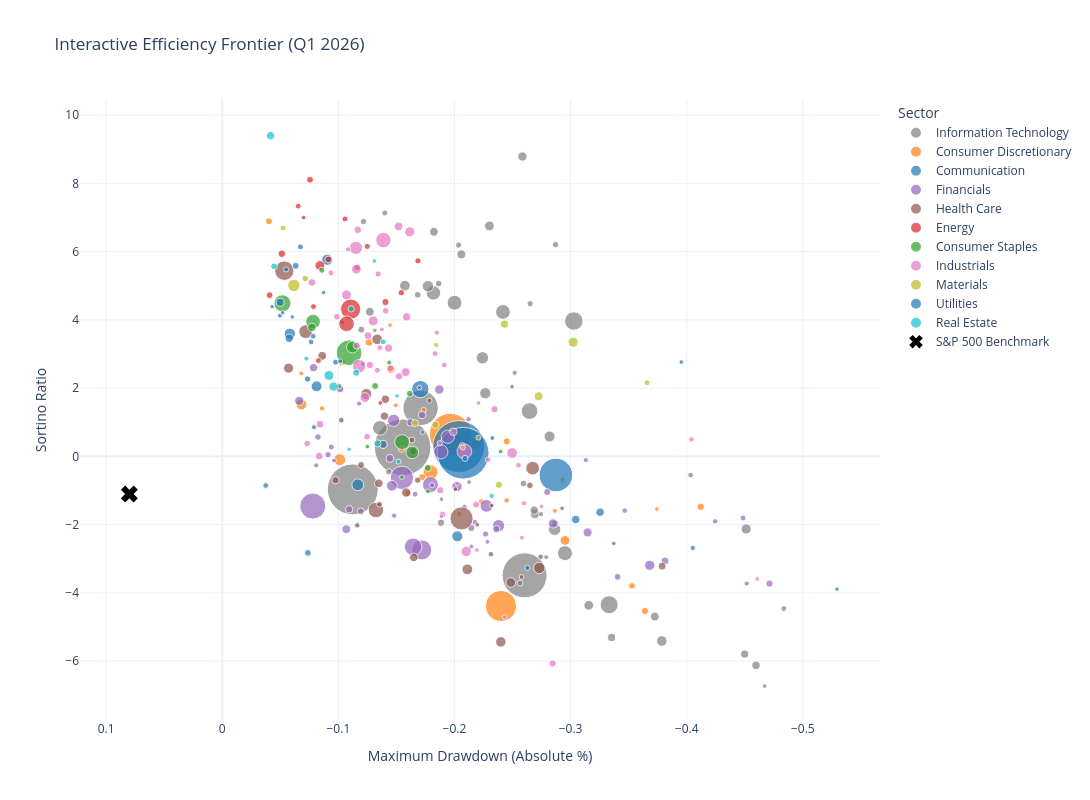

The notebook cell this image was saved under:
### Code cell
import pandas as pd
import numpy as np
import plotly.express as px

# 1. Create a dictionary to map Tickers to Full Company Names
# Assuming df_iwb is your original loaded IWB_holdings.csv
name_map = dict(zip(df_iwb['Ticker'], df_iwb['Name']))

risk_free_rate = 0.045 / 252 
metrics_list = []

for ticker in valid_tickers: 
    prices = df_stocks_filtered[ticker]
    daily_ret = prices.pct_change().dropna()
    
    # Sharpe
    excess = daily_ret - risk_free_rate
    sharpe = np.sqrt(252) * (excess.mean() / excess.std())
    
    # Sortino
    downside_std = (daily_ret[daily_ret < 0]).std() * np.sqrt(252)
    sortino = ((daily_ret.mean() * 252) - 0.045) / downside_std if downside_std != 0 else np.nan
    
    # Max Drawdown
    cum_ret = (1 + daily_ret).cumprod()
    max_dd = ((cum_ret - cum_ret.cummax()) / cum_ret.cummax()).min()
    
    # Extract Metadata
    market_cap = df_large_cap.loc[df_large_cap['Ticker'] == ticker, 'Market Cap'].values[0]
    sector = df_large_cap.loc[df_large_cap['Ticker'] == ticker, 'Sector'].values[0] 
    
    # Get the full company name (default to the ticker if not found)
    company_name = name_map.get(ticker, ticker)
    
    metrics_list.append({
        'Ticker': ticker,
        'Company Name': company_name, # Added Company Name
        'Sector': sector,
        'Sharpe': sharpe,
        'Sortino Ratio': sortino,
        'Max Drawdown': max_dd,
        'Market Cap': market_cap
    })

df_metrics = pd.DataFrame(metrics_list).dropna()

# 2. Map the consistent colors (Ensure master_palette exists)
color_discrete_map = {sec: master_palette[sec] for sec in df_metrics['Sector'].unique()}

# 3. Generate the Interactive Plotly Chart
fig = px.scatter(
    df_metrics,
    x="Max Drawdown",
    y="Sortino Ratio",
    size="Market Cap",
    color="Sector", 
    color_discrete_map=color_discrete_map, 
    hover_name="Company Name", # Set hover title to the full name
    hover_data={"Ticker": True, "Sharpe": True, "Market Cap": True, "Max Drawdown": True}, # Customize hover details
    title="Interactive Efficiency Frontier (Q1 2026)",
    labels={"Max Drawdown": "Maximum Drawdown (Absolute %)", "Sortino Ratio": "Sortino Ratio"},
    size_max=40,
    template="plotly_white",
    height=800, 
    width=1090  
)

# Reverse the X-axis
fig.update_xaxes(autorange="reversed")

# Add the S&P 500 Baseline 
fig.add_scatter(
    x=[abs(sp500_max_dd)], 
    y=[sp500_sortino], 
    mode='markers', 
    marker=dict(size=15, color='black', symbol='x'), 
    name='S&P 500 Benchmark'
)

fig.show()

### Figure 1 — Plotly figure (JSON) as saved in the notebook; plotly's stock layout.template omitted (floating-point values rounded to 4 significant figures; data arrays with more than 128 entries replaced by an {"elided": "..."} marker saying what was removed)
{"data": [{"customdata": {"elided": "53x3 mixed values"}, "hovertemplate": "<b>%{hovertext}</b><br><br>Sector=Information Technology<br>Maximum Drawdown (Absolute %)=%{x}<br>Sortino Ratio=%{y}<br>Market Cap=%{customdata[2]}<br>Ticker=%{customdata[0]}<br>Sharpe=%{customdata[1]}<extra></extra>", "hovertext": ["NVIDIA CORP", "APPLE INC", "MICROSOFT CORP", "BROADCOM INC", "MICRON TECHNOLOGY INC", "ADVANCED MICRO DEVICES INC", "LAM RESEARCH CORP", "CISCO SYSTEMS INC", "APPLIED MATERIAL INC", "PALANTIR TECHNOLOGIES INC CLASS A", "INTEL CORPORATION CORP", "ORACLE CORP", "KLA CORP", "INTERNATIONAL BUSINESS MACHINES CO", "TEXAS INSTRUMENT INC", "AMPHENOL CORP CLASS A", "ANALOG DEVICES INC", "SALESFORCE INC", "ARISTA NETWORKS INC", "QUALCOMM INC", "CORNING INC", "SANDISK CORP", "PALO ALTO NETWORKS INC", "WESTERN DIGITAL CORP", "ACCENTURE PLC CLASS A", "MARVELL TECHNOLOGY INC", "INTUIT INC", "APPLOVIN CORP CLASS A", "CROWDSTRIKE HOLDINGS INC CLASS A", "ADOBE INC", "SERVICENOW INC", "SYNOPSYS INC", "CADENCE DESIGN SYSTEMS INC", "MOTOROLA SOLUTIONS INC", "CIENA CORP", "MONOLITHIC POWER SYSTEMS INC", "LUMENTUM HOLDINGS INC", "DELL TECHNOLOGIES INC CLASS C", "TERADYNE INC", "CLOUDFLARE INC CLASS A", "KEYSIGHT TECHNOLOGIES INC", "COHERENT CORP", "FORTINET INC", "AUTODESK INC", "SNOWFLAKE INC", "STRATEGY INC CLASS A", "MICROCHIP TECHNOLOGY INC", "ROPER TECHNOLOGIES INC", "DATADOG INC CLASS A", "HEWLETT PACKARD ENTERPRISE", "JABIL INC", "WORKDAY INC CLASS A", "UBIQUITI INC"], "legendgroup": "Information Technology", "marker": {"color": "#7f7f7f", "size": [4833535328256, 3915968151552, 3056342401024, 1880958042112, 514506096640, 420841652224, 333048905728, 325412159488, 312888623104, 339976683520, 326064439296, 488381382656, 229688262656, 229722554368, 196924112896, 180701708288, 169865756672, 166411206656, 194345467904, 142103412736, 144546430976, 131618734080, 133913763840, 124793241600, 119394418688, 117702082560, 108448972800, 157024043008, 104275976192, 99732455424, 98522742784, 83990372352, 83959595008, 73164488704, 67302653952, 66456653824, 58834313216, 117481611264, 57137926144, 66922012672, 55786151936, 57781911552, 59224137728, 50735841280, 49946734592, 49775398912, 40309182464, 36857311232, 42837241856, 32715266048, 32201277440, 32643561472, 60917809152], "sizemode": "area", "sizeref": 3021000000.0, "symbol": "circle"}, "mode": "markers", "name": "Information Technology", "orientation": "v", "showlegend": true, "type": "scatter", "x": [-0.1554, -0.1124, -0.2604, -0.1708, -0.3028, -0.2647, -0.2001, -0.1357, -0.1819, -0.2951, -0.2417, -0.3332, -0.2241, -0.2863, -0.1772, -0.2819, -0.1573, -0.3786, -0.2266, -0.3156, -0.2301, -0.2585, -0.2694, -0.2059, -0.3725, -0.1823, -0.4597, -0.4513, -0.2687, -0.3353, -0.45, -0.2867, -0.1884, -0.1197, -0.1684, -0.1864, -0.287, -0.1271, -0.2035, -0.2594, -0.14, -0.2652, -0.1434, -0.2564, -0.4836, -0.4034, -0.2518, -0.279, -0.2745, -0.1725, -0.1314, -0.4672, -0.1217], "xaxis": "x", "y": [0.2659, -0.9673, -3.487, 1.421, 3.967, 1.326, 4.502, 0.8348, 4.791, -2.837, 4.233, -4.348, 2.888, -2.139, 4.987, 0.5837, 5.002, -5.411, 1.849, -4.366, 6.752, 8.788, -1.692, 5.92, -4.695, 6.582, -6.124, -2.128, -1.575, -5.308, -5.794, -1.973, -1.944, 3.713, 4.735, 5.065, 6.206, 4.237, 6.193, -0.7965, 7.134, 4.474, -0.4545, -3.715, -4.46, -0.5461, 2.449, -2.953, -1.693, 0.7087, 3.692, -6.73, 6.88], "yaxis": "y"}, {"customdata": [["AMZN", 0.3878, 2672431464448], ["TSLA", -2.502, 1470765727744], ["HD", -0.2211, 337563746304], ["MCD", -0.06639, 217698074624], ["TJX", 0.8697, 177930141696], ["BKNG", -1.685, 147035602944], ["LOW", 0.2115, 136866553856], ["SBUX", 1.71, 112038756352], ["MAR", 1.59, 96385482752], ["ORLY", 0.233, 78482382848], ["HLT", 1.711, 75416305664], ["RCL", 0.1939, 76989595648], ["ROST", 3.037, 72500174848], ["GM", -0.5687, 72557953024], ["AZO", 0.1432, 58590777344], ["DASH", -3.205, 78168506368], ["ABNB", -0.4497, 82439168000], ["NKE", -3.418, 67291504640], ["CVNA", -1.017, 81898553344], ["F", -0.7627, 50980855808], ["CMG", -0.8278, 46610300928], ["YUM", 1.16, 44765097984], ["EBAY", 1.021, 45204520960], ["GRMN", 2.559, 51169103872], ["DHI", -0.0145, 41976553472], ["CCL", -0.3403, 39919722496], ["TPR", 1.621, 30977832960], ["EXPE", -1.12, 31545376768], ["QSR", 1.737, 35885359104], ["CPNG", -1.149, 38922203136], ["LVS", -1.761, 37801697280], ["VIK", 0.7302, 36207591424]], "hovertemplate": "<b>%{hovertext}</b><br><br>Sector=Consumer Discretionary<br>Maximum Drawdown (Absolute %)=%{x}<br>Sortino Ratio=%{y}<br>Market Cap=%{customdata[2]}<br>Ticker=%{customdata[0]}<br>Sharpe=%{customdata[1]}<extra></extra>", "hovertext": ["AMAZON COM INC", "TESLA INC", "HOME DEPOT INC", "MCDONALDS CORP", "TJX INC", "BOOKING HOLDINGS INC", "LOWES COMPANIES INC", "STARBUCKS CORP", "MARRIOTT INTERNATIONAL INC CLASS A", "OREILLY AUTOMOTIVE INC", "HILTON WORLDWIDE HOLDINGS INC", "ROYAL CARIBBEAN GROUP LTD", "ROSS STORES INC", "GENERAL MOTORS", "AUTOZONE INC", "DOORDASH INC CLASS A", "AIRBNB INC CLASS A", "NIKE INC CLASS B", "CARVANA CLASS A", "FORD MOTOR CO", "CHIPOTLE MEXICAN GRILL INC", "YUM BRANDS INC", "EBAY INC", "GARMIN LTD", "D R HORTON INC", "CARNIVAL CORP", "TAPESTRY INC", "EXPEDIA GROUP INC", "RESTAURANTS BRANDS INTERNATIONAL I", "COUPANG INC CLASS A", "LAS VEGAS SANDS CORP", "VIKING HOLDINGS"], "legendgroup": "Consumer Discretionary", "marker": {"color": "#ff7f0e", "size": [2672431464448, 1470765727744, 337563746304, 217698074624, 177930141696, 147035602944, 136866553856, 112038756352, 96385482752, 78482382848, 75416305664, 76989595648, 72500174848, 72557953024, 58590777344, 78168506368, 82439168000, 67291504640, 81898553344, 50980855808, 46610300928, 44765097984, 45204520960, 51169103872, 41976553472, 39919722496, 30977832960, 31545376768, 35885359104, 38922203136, 37801697280, 36207591424], "sizemode": "area", "sizeref": 3021000000.0, "symbol": "circle"}, "mode": "markers", "name": "Consumer Discretionary", "orientation": "v", "showlegend": true, "type": "scatter", "x": [-0.1964, -0.24, -0.1794, -0.1012, -0.06812, -0.2952, -0.2184, -0.1451, -0.1265, -0.1388, -0.1029, -0.245, -0.0402, -0.16, -0.1544, -0.364, -0.1721, -0.3529, -0.4121, -0.2231, -0.2449, -0.08599, -0.1734, -0.1109, -0.2101, -0.293, -0.1446, -0.3744, -0.06806, -0.2864, -0.2043, -0.1494], "xaxis": "x", "y": [0.6455, -4.385, -0.462, -0.09742, 1.522, -2.463, 0.3456, 2.558, 3.344, 0.3491, 2.761, 0.4401, 6.889, -1.079, 0.2113, -4.533, -0.6154, -3.793, -1.477, -1.326, -1.29, 1.405, 1.355, 4.303, -0.02983, -0.6897, 3.847, -1.542, 2.43, -1.595, -1.681, 1.495], "yaxis": "y"}, {"customdata": [["GOOGL", 0.16, 4078140653568], ["GOOG", 0.05158, 4046083850240], ["META", -0.3051, 1698798895104], ["NFLX", 0.9576, 456893923328], ["VZ", 1.931, 189922312192], ["DIS", -1.773, 182729801728], ["T", 1.167, 178234687488], ["CMCSA", 0.2438, 103122214912], ["TMUS", -0.483, 212728774656], ["SPOT", -1.155, 109358514176], ["WBD", -1.386, 68184100864], ["EA", -0.8725, 50861563904], ["TTWO", -2.61, 39655321600], ["RBLX", -1.71, 42373533696], ["LYV", 1.321, 36586835968], ["ASTS", 1.391, 33202003968], ["RDDT", -2.61, 30275348480]], "hovertemplate": "<b>%{hovertext}</b><br><br>Sector=Communication<br>Maximum Drawdown (Absolute %)=%{x}<br>Sortino Ratio=%{y}<br>Market Cap=%{customdata[2]}<br>Ticker=%{customdata[0]}<br>Sharpe=%{customdata[1]}<extra></extra>", "hovertext": ["ALPHABET INC CLASS A", "ALPHABET INC CLASS C", "META PLATFORMS INC CLASS A", "NETFLIX INC", "VERIZON COMMUNICATIONS INC", "WALT DISNEY", "AT&T INC", "COMCAST CORP CLASS A", "T MOBILE US INC", "SPOTIFY TECHNOLOGY SA", "WARNER BROS. DISCOVERY INC SERIES", "ELECTRONIC ARTS INC", "TAKE TWO INTERACTIVE SOFTWARE INC", "ROBLOX CORP CLASS A", "LIVE NATION ENTERTAINMENT INC", "AST SPACEMOBILE INC CLASS A", "REDDIT INC CLASS A"], "legendgroup": "Communication", "marker": {"color": "#1f77b4", "size": [4078140653568, 4046083850240, 1698798895104, 456893923328, 189922312192, 182729801728, 178234687488, 103122214912, 212728774656, 109358514176, 68184100864, 50861563904, 39655321600, 42373533696, 36586835968, 33202003968, 30275348480], "sizemode": "area", "sizeref": 3021000000.0, "symbol": "circle"}, "mode": "markers", "name": "Communication", "orientation": "v", "showlegend": true, "type": "scatter", "x": [-0.2037, -0.2075, -0.2873, -0.1706, -0.09045, -0.2025, -0.08121, -0.1385, -0.1167, -0.3044, -0.07373, -0.03746, -0.2628, -0.4052, -0.1213, -0.3954, -0.5294], "xaxis": "x", "y": [0.2863, 0.09233, -0.5461, 1.971, 5.762, -2.343, 2.053, 0.352, -0.8336, -1.849, -2.829, -0.8542, -3.269, -2.682, 2.708, 2.764, -3.891], "yaxis": "y"}, {"customdata": {"elided": "56x3 mixed values"}, "hovertemplate": "<b>%{hovertext}</b><br><br>Sector=Financials<br>Maximum Drawdown (Absolute %)=%{x}<br>Sortino Ratio=%{y}<br>Market Cap=%{customdata[2]}<br>Ticker=%{customdata[0]}<br>Sharpe=%{customdata[1]}<extra></extra>", "hovertext": ["BRK-B", "JPMORGAN CHASE & CO", "VISA INC CLASS A", "MASTERCARD INC CLASS A", "BANK OF AMERICA CORP", "WELLS FARGO", "GOLDMAN SACHS GROUP INC", "CITIGROUP INC", "MORGAN STANLEY", "AMERICAN EXPRESS", "CHARLES SCHWAB CORP", "BLACKROCK INC", "S&P GLOBAL INC", "CAPITAL ONE FINANCIAL CORP", "CHUBB", "PROGRESSIVE CORP", "CME GROUP INC CLASS A", "INTERCONTINENTAL EXCHANGE INC", "BLACKSTONE INC", "BANK OF NEW YORK MELLON CORP", "US BANCORP", "PNC FINANCIAL SERVICES GROUP INC", "MARSH INC", "AON PLC CLASS A", "MOODYS CORP", "KKR AND CO INC", "TRAVELERS COMPANIES INC", "TRUIST FINANCIAL CORP", "ARTHUR J GALLAGHER", "ALLSTATE CORP", "ROBINHOOD MARKETS INC CLASS A", "AFLAC INC", "NU HOLDINGS CLASS A", "APOLLO GLOBAL MANAGEMENT INC", "FIFTH THIRD BANCORP", "PAYPAL HOLDINGS INC", "AMERIPRISE FINANCE INC", "AMERICAN INTERNATIONAL GROUP INC", "METLIFE INC", "MSCI INC", "STATE STREET CORP", "NASDAQ INC", "HARTFORD INSURANCE GROUP INC", "COINBASE GLOBAL INC CLASS A", "BLOCK INC CLASS A", "ARCH CAPITAL GROUP LTD", "PRUDENTIAL FINANCIAL INC", "M&T BANK CORP", "HUNTINGTON BANCSHARES INC", "INTERACTIVE BROKERS GROUP INC CLAS", "FISERV INC", "CBOE GLOBAL MARKETS INC", "RAYMOND JAMES INC", "ARES MANAGEMENT CORP CLASS A", "BROOKFIELD ASSET MANAGEMENT VOTING", "ROCKET COMPANIES INC CLASS A"], "legendgroup": "Financials", "marker": {"color": "#9467bd", "size": [1022550933504, 825103089664, 609086996480, 464031907840, 389837357056, 246888120320, 266926292992, 230367821824, 304265756672, 225937211392, 175694135296, 163100852224, 128657301504, 126239670272, 127995691008, 117901934592, 107717722112, 93742678016, 159126290432, 92022194176, 87581827072, 89781944320, 84673331200, 70515957760, 79533907968, 96177504256, 64726487040, 63437824000, 57377005568, 56638504960, 78614929408, 59214393344, 74561593344, 69964136448, 45133287424, 45637341184, 43493810176, 41363382272, 51077279744, 41149870080, 39785668608, 50561650688, 38276022272, 52825923584, 41302990848, 34725912576, 34598158336, 32347957248, 33958785024, 135488167936, 32776513536, 31945345024, 30759886848, 39472066560, 79992758272, 43707138048], "sizemode": "area", "sizeref": 3021000000.0, "symbol": "circle"}, "mode": "markers", "name": "Financials", "orientation": "v", "showlegend": true, "type": "scatter", "x": [-0.07794, -0.1547, -0.1718, -0.1643, -0.1793, -0.2275, -0.1942, -0.1476, -0.1883, -0.238, -0.1461, -0.2021, -0.2848, -0.3147, -0.06631, -0.1069, -0.07859, -0.1443, -0.3682, -0.1015, -0.1621, -0.1721, -0.1093, -0.1193, -0.2361, -0.3813, -0.08243, -0.2067, -0.2267, -0.09392, -0.4713, -0.09114, -0.2799, -0.3405, -0.2121, -0.3466, -0.2087, -0.148, -0.1661, -0.1807, -0.1179, -0.2176, -0.08087, -0.4486, -0.3131, -0.0962, -0.2146, -0.1698, -0.2126, -0.187, -0.2283, -0.1032, -0.1887, -0.4517, -0.2144, -0.4245], "xaxis": "x", "y": [-1.457, -0.6296, -2.742, -2.649, -0.8288, -1.452, 0.5755, 1.056, 0.1331, -2.031, -0.8619, -0.8803, -1.966, -2.229, 1.626, -2.135, 2.6, -0.05889, -3.192, 1.976, 0.9932, 1.214, -1.55, -1.611, -2.134, -3.064, 0.5682, 0.3074, -2.276, 0.2732, -3.728, 0.04969, -1.046, -3.533, 1.089, -1.59, -1.484, -1.737, -1.109, -0.8445, 1.547, -1.93, -0.2619, -1.806, -0.1089, -0.126, -2.642, 2.016, -0.7539, 1.959, -2.504, 3.928, -1.254, -3.726, -2.096, -1.905], "yaxis": "y"}, {"customdata": [["LLY", -1.098, 810018865152], ["JNJ", 3.187, 575170609152], ["ABBV", -1.163, 368645439488], ["MRK", 2.299, 291495018496], ["UNH", -0.3546, 285055582208], ["TMO", -2.097, 197579931648], ["AMGN", 0.9356, 187714142208], ["ABT", -2.987, 176479076352], ["GILD", 1.617, 173483048960], ["ISRG", -3.474, 166347276288], ["PFE", 1.436, 154666418176], ["DHR", -2.603, 140223561728], ["SYK", -0.5808, 130689540096], ["BMY", 1.475, 118196060160], ["MDT", -1.729, 111826378752], ["VRTX", -0.354, 112350691328], ["MCK", 0.5809, 106569031680], ["CVS", 0.1618, 96107503616], ["BSX", -3.424, 96021774336], ["HCA", 0.7485, 109257334784], ["REGN", -0.3951, 79705333760], ["CI", -0.154, 71758012416], ["ELV", -0.8437, 68678877184], ["COR", -0.5782, 61779054592], ["ZTS", -0.9273, 50976145408], ["CAH", 0.6326, 49846992896], ["IDXX", -2.279, 46242455552], ["EW", -1.291, 45418557440], ["BDX", 0.1959, 56344137728], ["ALNY", -1.891, 44483534848], ["GEHC", -1.241, 33541890048], ["RMD", -0.6993, 33397086208], ["A", -2.293, 33875703808], ["WAT", -1.57, 32021583872], ["INSM", -0.8579, 31674144768], ["IQV", -2.224, 30223570944], ["RVMD", 1.242, 30229368832], ["MDLN", 0.8586, 38902267904]], "hovertemplate": "<b>%{hovertext}</b><br><br>Sector=Health Care<br>Maximum Drawdown (Absolute %)=%{x}<br>Sortino Ratio=%{y}<br>Market Cap=%{customdata[2]}<br>Ticker=%{customdata[0]}<br>Sharpe=%{customdata[1]}<extra></extra>", "hovertext": ["ELI LILLY", "JOHNSON & JOHNSON", "ABBVIE INC", "MERCK & CO INC", "UNITEDHEALTH GROUP INC", "THERMO FISHER SCIENTIFIC INC", "AMGEN INC", "ABBOTT LABORATORIES", "GILEAD SCIENCES INC", "INTUITIVE SURGICAL INC", "PFIZER INC", "DANAHER CORP", "STRYKER CORP", "BRISTOL MYERS SQUIBB", "MEDTRONIC PLC", "VERTEX PHARMACEUTICALS INC", "MCKESSON CORP", "CVS HEALTH CORP", "BOSTON SCIENTIFIC CORP", "HCA HEALTHCARE INC", "REGENERON PHARMACEUTICALS INC", "CIGNA", "ELEVANCE HEALTH INC", "CENCORA INC", "ZOETIS INC CLASS A", "CARDINAL HEALTH INC", "IDEXX LABORATORIES INC", "EDWARDS LIFESCIENCES CORP", "BECTON DICKINSON", "ALNYLAM PHARMACEUTICALS INC", "GE HEALTHCARE TECHNOLOGIES INC", "RESMED INC", "AGILENT TECHNOLOGIES INC", "WATERS CORP", "INSMED INC", "IQVIA HOLDINGS INC", "REVOLUTION MEDICINES INC", "MEDLINE INC CLASS A"], "legendgroup": "Health Care", "marker": {"color": "#8c564b", "size": [810018865152, 575170609152, 368645439488, 291495018496, 285055582208, 197579931648, 187714142208, 176479076352, 173483048960, 166347276288, 154666418176, 140223561728, 130689540096, 118196060160, 111826378752, 112350691328, 106569031680, 96107503616, 96021774336, 109257334784, 79705333760, 71758012416, 68678877184, 61779054592, 50976145408, 49846992896, 46242455552, 45418557440, 56344137728, 44483534848, 33541890048, 33397086208, 33875703808, 32021583872, 31674144768, 30223570944, 30229368832, 38902267904], "sizemode": "area", "sizeref": 3021000000.0, "symbol": "circle"}, "mode": "markers", "name": "Health Care", "orientation": "v", "showlegend": true, "type": "scatter", "x": [-0.2061, -0.05347, -0.1324, -0.07185, -0.2673, -0.2731, -0.1241, -0.2111, -0.1334, -0.2399, -0.05709, -0.2485, -0.1584, -0.0861, -0.165, -0.1348, -0.1397, -0.1644, -0.3788, -0.1405, -0.09754, -0.1195, -0.2649, -0.1683, -0.1354, -0.1025, -0.2313, -0.1162, -0.1633, -0.2742, -0.2196, -0.2008, -0.2577, -0.2927, -0.2322, -0.3372, -0.2495, -0.1784], "xaxis": "x", "y": [-1.819, 5.443, -1.573, 3.655, -0.347, -3.271, 1.826, -3.312, 3.43, -5.438, 2.585, -3.695, -1.059, 2.946, -2.962, -0.7887, 1.179, 0.1528, -3.217, 1.674, -0.6991, -0.2521, -0.8494, -0.6979, -1.403, 1.061, -2.866, -2.022, 0.4791, -2.943, -2.006, -0.9595, -3.536, -1.52, -1.439, -2.552, 2.04, 1.634], "yaxis": "y"}, {"customdata": [["XOM", 2.996, 619368873984], ["CVX", 3.059, 368322019328], ["COP", 3.255, 145360568320], ["WMB", 3.318, 86529359872], ["SLB", 2.817, 78689402880], ["EOG", 3.381, 71026106368], ["VLO", 3.607, 70271164416], ["MPC", 3.154, 65735897088], ["PSX", 2.366, 64734629888], ["KMI", 3.255, 70526763008], ["BKR", 3.477, 59574865920], ["LNG", 3.594, 53969588224], ["OKE", 2.144, 52985573376], ["TRGP", 4.128, 51319738368], ["OXY", 3.368, 55366344704], ["FANG", 2.682, 52287414272], ["EQT", 1.079, 35433791488], ["HAL", 2.999, 31441565696]], "hovertemplate": "<b>%{hovertext}</b><br><br>Sector=Energy<br>Maximum Drawdown (Absolute %)=%{x}<br>Sortino Ratio=%{y}<br>Market Cap=%{customdata[2]}<br>Ticker=%{customdata[0]}<br>Sharpe=%{customdata[1]}<extra></extra>", "hovertext": ["EXXON MOBIL CORP", "CHEVRON CORP", "CONOCOPHILLIPS", "WILLIAMS INC", "SLB NV", "EOG RESOURCES INC", "VALERO ENERGY CORP", "MARATHON PETROLEUM CORP", "PHILLIPS 66", "KINDER MORGAN INC", "BAKER HUGHES CLASS A", "CHENIERE ENERGY INC", "ONEOK INC", "TARGA RESOURCES CORP", "OCCIDENTAL PETROLEUM CORP", "DIAMONDBACK ENERGY INC", "EQT CORP", "HALLIBURTON"], "legendgroup": "Energy", "marker": {"color": "#d62728", "size": [619368873984, 368322019328, 145360568320, 86529359872, 78689402880, 71026106368, 70271164416, 65735897088, 64734629888, 70526763008, 59574865920, 53969588224, 52985573376, 51319738368, 55366344704, 52287414272, 35433791488, 31441565696], "sizemode": "area", "sizeref": 3021000000.0, "symbol": "circle"}, "mode": "markers", "name": "Energy", "orientation": "v", "showlegend": true, "type": "scatter", "x": [-0.1106, -0.107, -0.08408, -0.05132, -0.1406, -0.0914, -0.07557, -0.1163, -0.1542, -0.0408, -0.1686, -0.1057, -0.0828, -0.06543, -0.1248, -0.07854, -0.1362, -0.07001], "xaxis": "x", "y": [4.314, 3.885, 5.595, 5.939, 4.523, 5.771, 8.107, 5.539, 4.798, 4.725, 5.73, 6.957, 2.805, 7.334, 6.154, 4.39, 1.565, 7.0], "yaxis": "y"}, {"customdata": [["WMT", 1.787, 994636988416], ["COST", 2.551, 437100412928], ["PG", 0.2409, 335040839680], ["KO", 2.164, 324145774592], ["PM", 0.1015, 244985380864], ["PEP", 1.542, 211670810624], ["MO", 2.587, 107703672832], ["MDLZ", 1.381, 72617975808], ["CL", 0.9841, 66984181760], ["TGT", 2.814, 55642365952], ["MNST", -0.2598, 73301827584], ["KR", 1.067, 42166738944], ["SYY", 0.1359, 35483971584], ["KDP", -0.6222, 35325317120], ["ADM", 2.606, 32262875136], ["KVUE", 0.1932, 33214550016], ["KMB", -0.4363, 32133732352], ["HSY", 1.377, 38894366720]], "hovertemplate": "<b>%{hovertext}</b><br><br>Sector=Consumer Staples<br>Maximum Drawdown (Absolute %)=%{x}<br>Sortino Ratio=%{y}<br>Market Cap=%{customdata[2]}<br>Ticker=%{customdata[0]}<br>Sharpe=%{customdata[1]}<extra></extra>", "hovertext": ["WALMART INC", "COSTCO WHOLESALE CORP", "PROCTER & GAMBLE", "COCA-COLA", "PHILIP MORRIS INTERNATIONAL INC", "PEPSICO INC", "ALTRIA GROUP INC", "MONDELEZ INTERNATIONAL INC CLASS A", "COLGATE-PALMOLIVE", "TARGET CORP", "MONSTER BEVERAGE CORP", "KROGER", "SYSCO CORP", "KEURIG DR PEPPER INC", "ARCHER DANIELS MIDLAND", "KENVUE INC", "KIMBERLY CLARK CORP", "HERSHEY FOODS"], "legendgroup": "Consumer Staples", "marker": {"color": "#2ca02c", "size": [994636988416, 437100412928, 335040839680, 324145774592, 244985380864, 211670810624, 107703672832, 72617975808, 66984181760, 55642365952, 73301827584, 42166738944, 35483971584, 35325317120, 32262875136, 33214550016, 32133732352, 38894366720], "sizemode": "area", "sizeref": 3021000000.0, "symbol": "circle"}, "mode": "markers", "name": "Consumer Staples", "orientation": "v", "showlegend": true, "type": "scatter", "x": [-0.1092, -0.05179, -0.1549, -0.07818, -0.1637, -0.1121, -0.07719, -0.1317, -0.1615, -0.08573, -0.177, -0.1007, -0.2398, -0.1771, -0.08731, -0.125, -0.1547, -0.1438], "xaxis": "x", "y": [3.037, 4.485, 0.4182, 3.949, 0.1167, 3.201, 3.78, 2.062, 1.843, 5.454, -0.3382, 2.063, 0.1415, -1.028, 4.801, 0.2869, -0.6095, 2.749], "yaxis": "y"}, {"customdata": {"elided": "56x3 mixed values"}, "hovertemplate": "<b>%{hovertext}</b><br><br>Sector=Industrials<br>Maximum Drawdown (Absolute %)=%{x}<br>Sortino Ratio=%{y}<br>Market Cap=%{customdata[2]}<br>Ticker=%{customdata[0]}<br>Sharpe=%{customdata[1]}<extra></extra>", "hovertext": ["CATERPILLAR INC", "GE AEROSPACE", "RTX CORP", "GE VERNOVA INC", "BOEING", "EATON PLC", "UNION PACIFIC CORP", "HONEYWELL INTERNATIONAL INC", "DEERE", "UBER TECHNOLOGIES INC", "LOCKHEED MARTIN CORP", "PARKER-HANNIFIN CORP", "VERTIV HOLDINGS CLASS A", "TRANE TECHNOLOGIES PLC", "HOWMET AEROSPACE INC", "NORTHROP GRUMMAN CORP", "QUANTA SERVICES INC", "JOHNSON CONTROLS INTERNATIONAL PLC", "GENERAL DYNAMICS CORP", "WASTE MANAGEMENT INC", "CUMMINS INC", "3M", "EMERSON ELECTRIC", "ILLINOIS TOOL INC", "FEDEX CORP", "CSX CORP", "AUTOMATIC DATA PROCESSING INC", "UNITED PARCEL SERVICE INC CLASS B", "TRANSDIGM GROUP INC", "NORFOLK SOUTHERN CORP", "L3HARRIS TECHNOLOGIES INC", "PACCAR INC", "CINTAS CORP", "COMFORT SYSTEMS USA INC", "AMETEK INC", "FASTENAL", "WW GRAINGER INC", "CARRIER GLOBAL CORP", "UNITED RENTALS INC", "FERGUSON ENTERPRISES INC", "ROCKWELL AUTOMATION INC", "WESTINGHOUSE AIR BRAKE TECHNOLOGIE", "DELTA AIR LINES INC", "REPUBLIC SERVICES INC", "OLD DOMINION FREIGHT LINE INC", "EMCOR GROUP INC", "INGERSOLL RAND INC", "ROCKET LAB CORP", "OTIS WORLDWIDE CORP", "XYLEM INC", "UNITED AIRLINES HOLDINGS INC", "COPART INC", "PAYCHEX INC", "AXON ENTERPRISE INC", "HEI-A", "HEICO CORP"], "legendgroup": "Industrials", "marker": {"color": "#e377c2", "size": [360423817216, 331137712128, 267027841024, 265734488064, 175974072320, 153441304576, 147250020352, 147127926784, 155754676224, 159051202560, 140835389440, 121642442752, 115223355392, 102567591936, 101854814208, 96382279680, 88806572032, 83981606912, 91784241152, 90722312192, 83156312064, 79658106880, 78947205120, 76197199872, 87072382976, 78305697792, 79644041216, 88000618496, 71986282496, 66857336832, 66480836608, 64937447424, 70599376896, 58162036736, 52707954688, 50985791488, 54163947520, 48938659840, 48211853312, 51632898048, 44680945664, 43887714304, 47297003520, 65149591552, 42904907776, 35975639040, 32948256768, 42376470528, 31566983168, 30438873088, 30604695552, 32293070848, 32339335168, 32334336000, 35386621952, 40789598208], "sizemode": "area", "sizeref": 3021000000.0, "symbol": "circle"}, "mode": "markers", "name": "Industrials", "orientation": "v", "showlegend": true, "type": "scatter", "x": [-0.1388, -0.2085, -0.1179, -0.1151, -0.2496, -0.13, -0.1228, -0.107, -0.1615, -0.2102, -0.1155, -0.1579, -0.1519, -0.1431, -0.1589, -0.1256, -0.07721, -0.1271, -0.08349, -0.08424, -0.1523, -0.1877, -0.2345, -0.1449, -0.1167, -0.1158, -0.2845, -0.199, -0.2187, -0.1247, -0.09873, -0.1407, -0.1898, -0.1343, -0.1357, -0.09362, -0.1335, -0.1913, -0.2552, -0.1832, -0.1873, -0.1085, -0.229, -0.07319, -0.1848, -0.1374, -0.2208, -0.4042, -0.1887, -0.2023, -0.275, -0.2193, -0.2432, -0.4607, -0.258, -0.2598], "xaxis": "x", "y": [6.339, 0.1449, 2.642, 6.113, 0.09872, 3.969, 1.725, 4.732, 6.578, -2.786, 5.483, 2.469, 6.738, 3.174, 4.088, 3.538, 5.097, 2.677, 0.007213, 0.9437, 2.346, -0.9916, 1.383, 2.577, 6.64, 3.249, -6.071, 0.7206, -1.416, 0.5756, 4.089, 4.265, -1.705, 5.344, 3.187, 5.375, 2.522, 2.678, -0.2592, 3.013, 0.3852, 6.066, -0.09982, 0.3775, 3.624, 3.721, 1.564, 0.4975, -1.757, -0.7934, -1.467, -2.745, -4.709, -3.592, -2.383, -1.375], "yaxis": "y"}, {"customdata": [["LIN", 3.218, 230742474752], ["NEM", 1.537, 122973298688], ["FCX", 2.261, 98735751168], ["CRH", -0.4677, 77651615744], ["SHW", 0.4855, 81478254592], ["ECL", 0.6113, 76358918144], ["APD", 2.951, 65730277376], ["CTVA", 3.538, 54689652736], ["AU", 1.7, 52758896640], ["NUE", 1.668, 43186065408], ["VMC", 0.4424, 38031536128], ["MLM", 0.1976, 37208915968], ["SCCO", 2.021, 156374204416]], "hovertemplate": "<b>%{hovertext}</b><br><br>Sector=Materials<br>Maximum Drawdown (Absolute %)=%{x}<br>Sortino Ratio=%{y}<br>Market Cap=%{customdata[2]}<br>Ticker=%{customdata[0]}<br>Sharpe=%{customdata[1]}<extra></extra>", "hovertext": ["LINDE PLC", "NEWMONT", "FREEPORT MCMORAN INC", "CRH PUBLIC LIMITED PLC", "SHERWIN WILLIAMS", "ECOLAB INC", "AIR PRODUCTS AND CHEMICALS INC", "CORTEVA INC", "ANGLOGOLD ASHANTI PLC", "NUCOR CORP", "VULCAN MATERIALS", "MARTIN MARIETTA MATERIALS INC", "SOUTHERN COPPER CORP"], "legendgroup": "Materials", "marker": {"color": "#bcbd22", "size": [230742474752, 122973298688, 98735751168, 77651615744, 81478254592, 76358918144, 65730277376, 54689652736, 52758896640, 43186065408, 38031536128, 37208915968, 156374204416], "sizemode": "area", "sizeref": 3021000000.0, "symbol": "circle"}, "mode": "markers", "name": "Materials", "orientation": "v", "showlegend": true, "type": "scatter", "x": [-0.06165, -0.2725, -0.2431, -0.2382, -0.1836, -0.166, -0.0715, -0.05229, -0.3659, -0.1843, -0.2205, -0.2072, -0.3022], "xaxis": "x", "y": [5.009, 1.763, 3.876, -0.8312, 0.9255, 0.9744, 5.213, 6.691, 2.159, 3.262, 0.5495, 0.2563, 3.345], "yaxis": "y"}, {"customdata": [["NEE", 2.985, 190263033856], ["SO", 2.246, 106688053248], ["DUK", 2.966, 99596173312], ["CEG", -1.243, 106779107328], ["AEP", 3.48, 73049489408], ["SRE", 2.006, 62373658624], ["D", 1.956, 54829821952], ["VST", -0.0493, 55163219968], ["ETR", 3.727, 52623949824], ["EXC", 1.883, 48989626368], ["XEL", 2.284, 49090355200], ["PEG", 0.6848, 40401522688], ["ED", 2.948, 40629493760], ["PCG", 1.99, 38296608768], ["WEC", 2.687, 37406601216], ["NRG", 0.4034, 35774767104], ["DTE", 3.276, 30528124928], ["AEE", 2.873, 30636576768], ["ATO", 3.177, 30814656512]], "hovertemplate": "<b>%{hovertext}</b><br><br>Sector=Utilities<br>Maximum Drawdown (Absolute %)=%{x}<br>Sortino Ratio=%{y}<br>Market Cap=%{customdata[2]}<br>Ticker=%{customdata[0]}<br>Sharpe=%{customdata[1]}<extra></extra>", "hovertext": ["NEXTERA ENERGY INC", "SOUTHERN", "DUKE ENERGY CORP", "CONSTELLATION ENERGY CORP", "AMERICAN ELECTRIC POWER INC", "SEMPRA", "DOMINION ENERGY INC", "VISTRA CORP", "ENTERGY CORP", "EXELON CORP", "XCEL ENERGY INC", "PUBLIC SERVICE ENTERPRISE GROUP IN", "CONSOLIDATED EDISON INC", "PG&E CORP", "WEC ENERGY GROUP INC", "NRG ENERGY INC", "DTE ENERGY", "AMEREN CORP", "ATMOS ENERGY CORP"], "legendgroup": "Utilities", "marker": {"color": "#1f77b4", "size": [190263033856, 106688053248, 99596173312, 106779107328, 73049489408, 62373658624, 54829821952, 55163219968, 52623949824, 48989626368, 49090355200, 40401522688, 40629493760, 38296608768, 37406601216, 35774767104, 30528124928, 30636576768, 30814656512], "sizemode": "area", "sizeref": 3021000000.0, "symbol": "circle"}, "mode": "markers", "name": "Utilities", "orientation": "v", "showlegend": true, "type": "scatter", "x": [-0.05821, -0.05771, -0.04983, -0.3254, -0.06329, -0.07347, -0.09769, -0.209, -0.06731, -0.07656, -0.07833, -0.07903, -0.055, -0.1015, -0.04962, -0.2326, -0.05203, -0.06025, -0.0429], "xaxis": "x", "y": [3.595, 3.459, 4.516, -1.636, 5.584, 2.266, 2.762, -0.06139, 6.14, 3.353, 3.521, 0.8544, 5.479, 2.788, 4.122, 0.5381, 4.211, 4.086, 4.385], "yaxis": "y"}, {"customdata": [["WELL", 1.906, 148888436736], ["PLD", 1.268, 130297880576], ["EQIX", 3.892, 103848558592], ["AMT", 0.256, 82542845952], ["DLR", 3.306, 68453232640], ["SPG", 1.484, 76741427200], ["O", 2.909, 59639541760], ["PSA", 1.92, 52632838144], ["CBRE", -1.049, 43529981952], ["VTR", 1.929, 40352559104], ["CCI", -0.1249, 37366136832], ["IRM", 3.173, 33778720768], ["VICI", 0.1646, 30070659072], ["EXR", 1.028, 31122110464]], "hovertemplate": "<b>%{hovertext}</b><br><br>Sector=Real Estate<br>Maximum Drawdown (Absolute %)=%{x}<br>Sortino Ratio=%{y}<br>Market Cap=%{customdata[2]}<br>Ticker=%{customdata[0]}<br>Sharpe=%{customdata[1]}<extra></extra>", "hovertext": ["WELLTOWER INC", "PROLOGIS REIT INC", "EQUINIX REIT INC", "AMERICAN TOWER REIT CORP", "DIGITAL REALTY TRUST REIT INC", "SIMON PROPERTY GROUP REIT INC", "REALTY INCOME REIT CORP", "PUBLIC STORAGE REIT", "CBRE GROUP INC CLASS A", "VENTAS REIT INC", "CROWN CASTLE INC", "IRON MOUNTAIN INC", "VICI PPTYS INC", "EXTRA SPACE STORAGE REIT INC"], "legendgroup": "Real Estate", "marker": {"color": "#17becf", "size": [148888436736, 130297880576, 103848558592, 82542845952, 68453232640, 76741427200, 59639541760, 52632838144, 43529981952, 40352559104, 37366136832, 33778720768, 30070659072, 31122110464], "sizemode": "area", "sizeref": 3021000000.0, "symbol": "circle"}, "mode": "markers", "name": "Real Estate", "orientation": "v", "showlegend": true, "type": "scatter", "x": [-0.09183, -0.09585, -0.04159, -0.1337, -0.04457, -0.1154, -0.111, -0.1386, -0.2322, -0.0725, -0.1517, -0.1311, -0.1093, -0.1505], "xaxis": "x", "y": [2.37, 2.046, 9.4, 0.3791, 5.57, 2.45, 4.323, 3.356, -1.161, 2.866, -0.1549, 5.726, 0.2067, 1.772], "yaxis": "y"}, {"marker": {"color": "black", "size": 15, "symbol": "x"}, "mode": "markers", "name": "S&P 500 Benchmark", "type": "scatter", "x": [0.08], "y": [-1.1]}], "layout": {"height": 800, "legend": {"itemsizing": "constant", "title": {"text": "Sector"}, "tracegroupgap": 0}, "title": {"text": "Interactive Efficiency Frontier (Q1 2026)"}, "width": 1090, "xaxis": {"anchor": "y", "autorange": "reversed", "domain": [0, 1], "title": {"text": "Maximum Drawdown (Absolute %)"}}, "yaxis": {"anchor": "x", "domain": [0, 1], "title": {"text": "Sortino Ratio"}}}}
